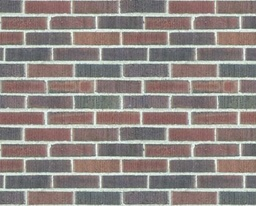
#> input picture a3_2019702002/input/q6/bricks.jpg, 256 x 206 px, shrunk from 413 x 333 before the run, found by its file name
$ python time.py
#> lines starting #> are read from the running program, lines starting #| are printed output that depends on the picture
import time
from time import time
import numpy as np
from numpy import abs, log, rot90, hstack, fft, float, mean, ones, zeros, uint8
from numpy.fft import fftshift, fft2, ifft2, ifftshift
from scipy.signal import convolve2d
import cv2
from mpl_toolkits.mplot3d import Axes3D
import matplotlib.pyplot as plt


def conv_normal(img1, img2):
    return convolve2d(img1, img2.astype(float))


def conv_fft(img1, img2):
    M = img1.shape[0] + img2.shape[0] - 1
    N = img1.shape[1] + img2.shape[1] - 1
    res = ifft2(ifftshift(fftshift(fft2(img1, s=(M, N))) * fftshift(fft2(img2, s=(M, N)))))
    res = abs(res)
    return res


h = cv2.imread('bricks.jpg')# path needs to be channged all input images are available in the input folder
#> h is the input picture: shape (206, 256, 3); mean B, G, R 131.7, 135.1, 143.9
im1 = cv2.cvtColor(h, cv2.COLOR_BGR2GRAY)
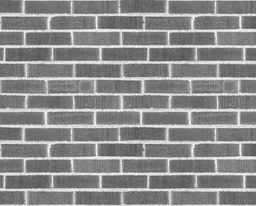
#> im1: shape (206, 256); min 79, max 253, mean 137.4
im2 = im1[:128,:128]
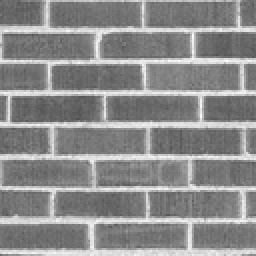
#> im2: shape (128, 128) (shown 2 times larger); min 81, max 253, mean 139.1
im3 = im1[:64,:64]
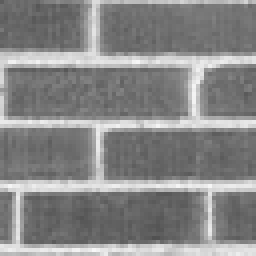
#> im3: shape (64, 64) (shown 4 times larger); min 81, max 247, mean 134.8
im4 = im1[:32,:32]
im_dict = {0:im4, 1:im3, 2:im2, 3:im1}
print(im_dict)
#> (printed output is left out)
norm_time = zeros((5,5))
fft_time = zeros((5,5))
fig = plt.figure()
ax = fig.add_subplot(111, projection='3d')


for row in range(4):
    for col in range(4):
        start = time()
        res = conv_fft(im_dict[row], im_dict[col])
        end = time()
        fft_time[row][col] = end - start
        f = end - start
        start = time()
#> (the run stopped early here; a loop or call above may not have finished)
